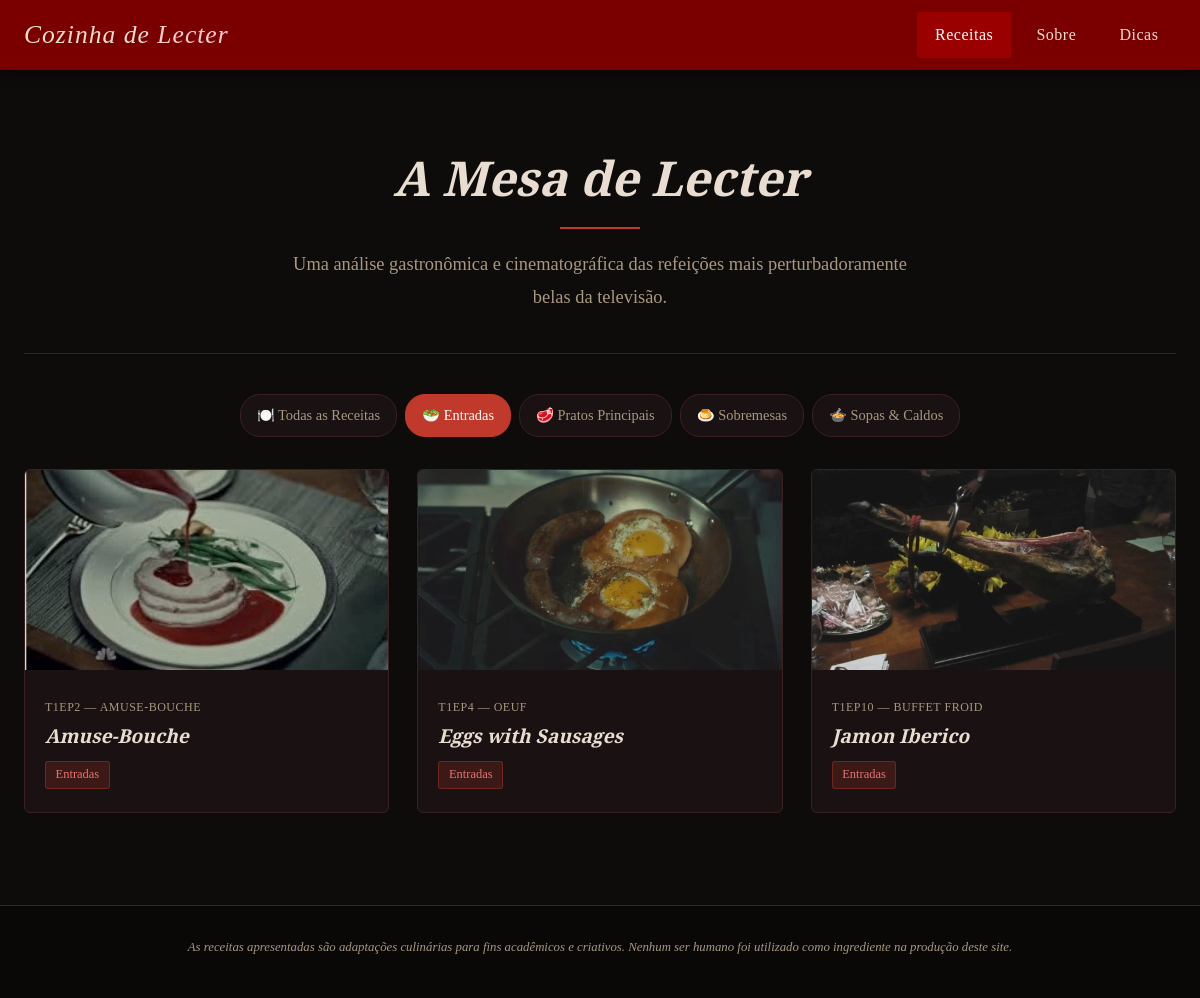
/index.php?categoria=entradas, run on the app's committed database.
### tables this page shows
CREATE TABLE IF NOT EXISTS receitas (
    id INT AUTO_INCREMENT PRIMARY KEY,
    episodio VARCHAR(100) NOT NULL,
    titulo VARCHAR(200) NOT NULL,
    categoria VARCHAR(50) NOT NULL,
    imagem VARCHAR(255),
    descricao LONGTEXT NOT NULL,
    curiosidade LONGTEXT NOT NULL,
    criado_em TIMESTAMP DEFAULT CURRENT_TIMESTAMP
);

### index.php (the view, shortened to what this page needs)
<?php
require 'php/conexao.php';
$categoriaFiltro = isset($_GET['categoria']) ? $_GET['categoria'] : 'todas';
$stmt = $pdo->query("SELECT DISTINCT categoria FROM receitas ORDER BY categoria");
$categorias = $stmt->fetchAll(PDO::FETCH_COLUMN);
if ($categoriaFiltro === 'todas') {
    $stmt = $pdo->query("SELECT id, episodio, titulo, categoria, imagem FROM receitas ORDER BY id");
} else {
    $stmt = $pdo->prepare("SELECT id, episodio, titulo, categoria, imagem FROM receitas WHERE categoria = ? ORDER BY id");
    $stmt->execute([$categoriaFiltro]);
}
$receitas = $stmt->fetchAll();
?>
<!DOCTYPE html>
<html lang="pt-BR">
<head>
    <link rel="stylesheet" href="css/style.css">
</head>
<body>
    <?php include 'php/header.php'; ?>
    <main class="conteudo-principal">
        <div class="container">
            <section class="hero">
                <h1>A Mesa de Lecter</h1>
                <div class="divisor"></div>
                <p>
                    Uma análise gastronômica e cinematográfica
                    das refeições mais perturbadoramente belas da televisão.
                </p>
            </section>
            <div class="filtro-categorias">
                <a href="index.php?categoria=todas" class="<?= ($categoriaFiltro === 'todas') ? 'ativo' : '' ?>">
                    🍽️ Todas as Receitas
                </a>
                <?php foreach ($categorias as $cat): ?>
                    <a href="index.php?categoria=<?= urlencode($cat) ?>"
                       class="<?= ($categoriaFiltro === $cat) ? 'ativo' : '' ?>">
                        <?php
                        $labels = [
                            'entradas' => '🥗 Entradas',
                            'sopas' => '🍲 Sopas & Caldos',
                            'pratos-principais' => '🥩 Pratos Principais',
                            'frutos-do-mar' => '🦪 Frutos do Mar',
                            'sobremesas' => '🍮 Sobremesas'
                        ];
                        echo $labels[$cat] ?? ucfirst($cat);
                        ?>
                    </a>
                <?php endforeach; ?>
            </div>
            <section class="grid-receitas">
                <?php if (count($receitas) > 0): ?>
                    <?php foreach ($receitas as $receita): ?>
                        <a href="receita.php?id=<?= $receita['id'] ?>" class="card-receita">
                            <?php if ($receita['imagem']): ?>
                                <img src="<?= htmlspecialchars($receita['imagem']) ?>"
                                     alt="<?= htmlspecialchars($receita['titulo']) ?>">
                            <?php else: ?>
                                <div class="card-img-placeholder">🍽️</div>
                            <?php endif; ?>
                            <div class="card-corpo">
                                <span class="card-episodio"><?= htmlspecialchars($receita['episodio']) ?></span>
                                <h3 class="card-titulo"><?= htmlspecialchars($receita['titulo']) ?></h3>
                                <span class="card-categoria">
                                    <?php
                                    $labels = [
                                        'entradas' => 'Entradas',
                                        'sopas' => 'Sopas & Caldos',
                                        'pratos-principais' => 'Pratos Principais',
                                        'frutos-do-mar' => 'Frutos do Mar',
                                        'sobremesas' => 'Sobremesas'
                                    ];
                                    echo $labels[$receita['categoria']] ?? ucfirst($receita['categoria']);
                                    ?>
                                </span>
                            </div>
                        </a>
                    <?php endforeach; ?>
                <?php endif; ?>
            </section>
        </div>
    </main>
    <?php include 'php/footer.php'; ?>
</body>
</html>

### css/style.css (style rules this page uses)
:root { --cor-fundo: #0e0b0b; --cor-fundo-card: #1a1212; --cor-fundo-alt: #140f0f; --cor-menu: #7a0000; --cor-menu-hover: #9b0000; --cor-destaque: #c0392b; --cor-texto: #e8ddd0; --cor-texto-suave: #a89880; --cor-borda: #3a2020; --fonte-titulo: 'Playfair Display', Georgia, serif; --fonte-corpo: 'EB Garamond', 'Times New Roman', serif; --altura-menu: 70px; --transicao: 0.3s ease; }
* { margin: 0; padding: 0; box-sizing: border-box; }
html { scroll-behavior: smooth; }
body { background-color: var(--cor-fundo); color: var(--cor-texto); font-family: var(--fonte-corpo); font-size: 1.05rem; line-height: 1.75; min-height: 100vh; }
a { color: var(--cor-destaque); text-decoration: none; transition: color var(--transicao); }
h1, h2, h3, h4, h5 { font-family: var(--fonte-titulo); font-weight: 700; line-height: 1.25; color: var(--cor-texto); }
h1 { font-size: 2.6rem; }
h3 { font-size: 1.5rem; }
p { margin-bottom: 1rem; }
.container { max-width: 1200px; margin: 0 auto; padding: 0 1.5rem; }
.conteudo-principal { padding-top: calc(var(--altura-menu) + 30px); padding-bottom: 60px; min-height: calc(100vh - var(--altura-menu)); }
.hero { text-align: center; padding: 3rem 1.5rem 2.5rem; border-bottom: 1px solid var(--cor-borda); margin-bottom: 2.5rem; }
.hero h1 { font-size: 3rem; font-style: italic; margin-bottom: 0.75rem; }
.hero p { font-size: 1.15rem; color: var(--cor-texto-suave); max-width: 650px; margin: 0 auto; }
.divisor { width: 80px; height: 2px; background: var(--cor-destaque); margin: 1.2rem auto; }
.filtro-categorias { display: flex; gap: 0.5rem; flex-wrap: wrap; margin-bottom: 2rem; justify-content: center; }
.filtro-categorias a { background-color: var(--cor-fundo-card); border: 1px solid var(--cor-borda); color: var(--cor-texto-suave); padding: 0.5rem 1rem; border-radius: 20px; font-size: 0.9rem; transition: all var(--transicao); }
.filtro-categorias a:hover, .filtro-categorias a.ativo { background-color: var(--cor-destaque); border-color: var(--cor-destaque); color: #fff; }
.grid-receitas { display: grid; grid-template-columns: repeat(auto-fill, minmax(280px, 1fr)); gap: 1.75rem; margin-bottom: 2rem; }
.card-receita { background-color: var(--cor-fundo-card); border: 1px solid var(--cor-borda); border-radius: 6px; overflow: hidden; transition: transform var(--transicao), box-shadow var(--transicao), border-color var(--transicao); cursor: pointer; }
.card-receita img { width: 100%; height: 200px; object-fit: cover; filter: brightness(0.85) saturate(0.9); transition: filter var(--transicao); }
.card-corpo { padding: 1.1rem 1.25rem 1.4rem; }
.card-episodio { display: block; font-size: 0.75rem; color: var(--cor-texto-suave); letter-spacing: 0.5px; margin-bottom: 0.4rem; text-transform: uppercase; }
.card-titulo { font-size: 1.2rem; font-style: italic; margin-bottom: 0.6rem; }
.card-categoria { display: inline-block; background-color: rgba(192, 57, 43, 0.2); border: 1px solid rgba(192, 57, 43, 0.4); color: #e57373; font-size: 0.78rem; padding: 0.15rem 0.6rem; border-radius: 3px; }

### data on the page
receitas: imagem (picture), episodio "T1EP2 — AMUSE-BOUCHE", titulo "Amuse-Bouche", categoria "Entradas"
receitas: imagem (picture), episodio "T1EP4 — OEUF", titulo "Eggs with Sausages", categoria "Entradas"
receitas: imagem (picture), episodio "T1EP10 — BUFFET FROID", titulo "Jamon Iberico", categoria "Entradas"

### other printed values
$labels[$cat] "🥗 Entradas"
$labels[$cat] "🥩 Pratos Principais"
$labels[$cat] "🍮 Sobremesas"
$labels[$cat] "🍲 Sopas & Caldos"
